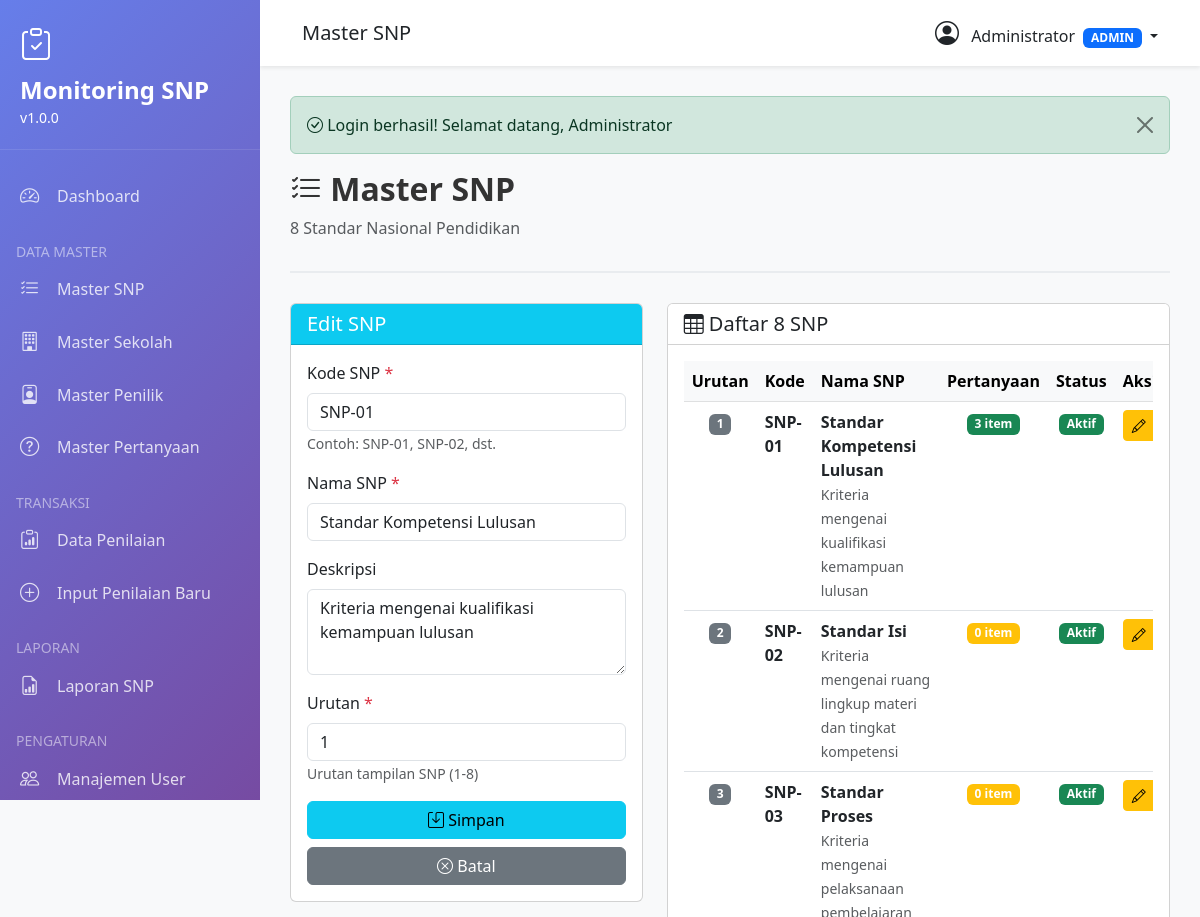
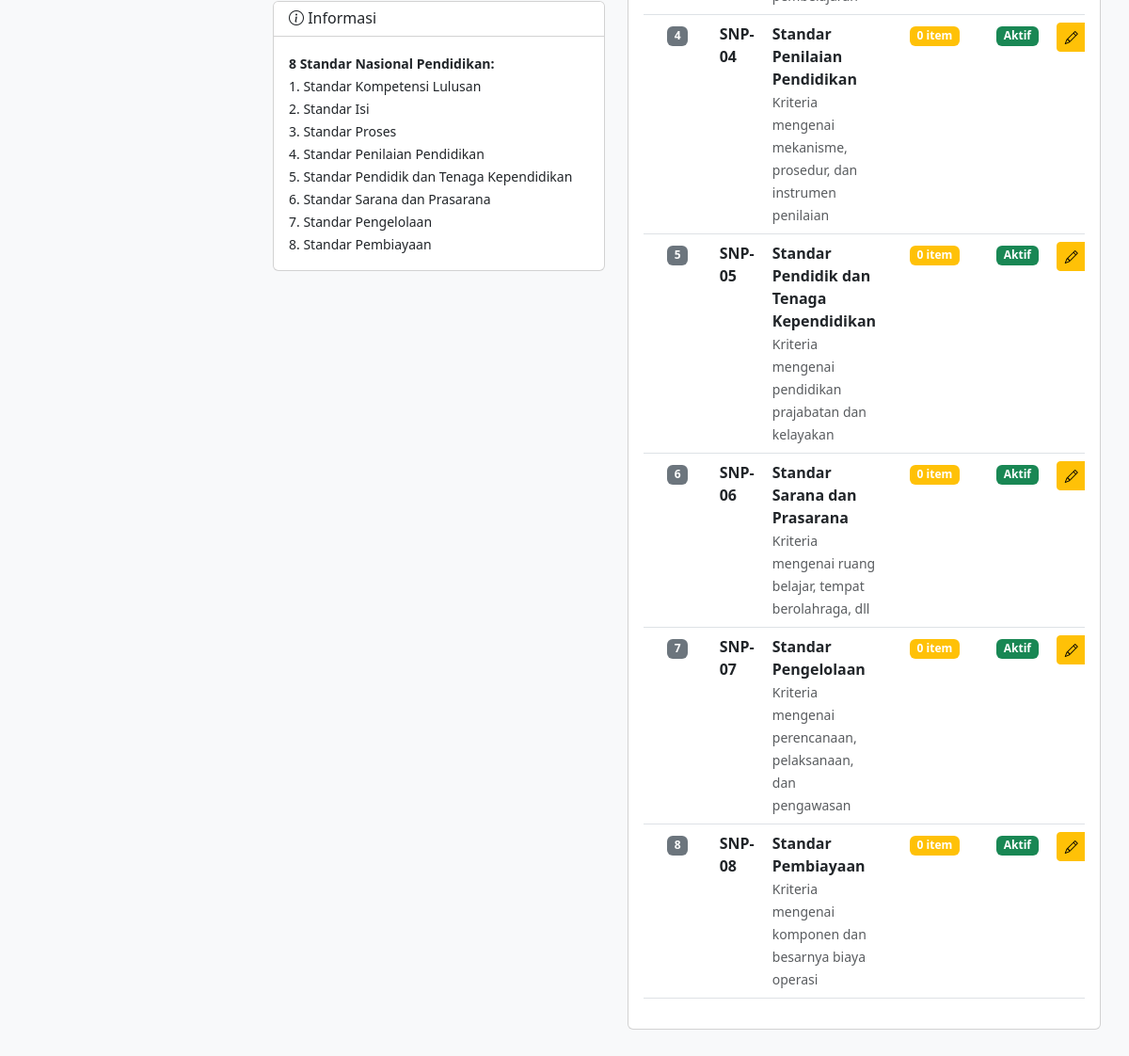
The page /modules/master-snp.php?edit=1 (signed in) on the database its author committed (2 pictures, top to bottom).
### tables this page shows
CREATE TABLE master_snp (
    id INT PRIMARY KEY AUTO_INCREMENT,
    kode_snp VARCHAR(10) UNIQUE NOT NULL,
    nama_snp VARCHAR(200) NOT NULL,
    deskripsi TEXT,
    urutan INT,
    is_active TINYINT(1) DEFAULT 1,
    created_at TIMESTAMP DEFAULT CURRENT_TIMESTAMP,
    updated_at TIMESTAMP DEFAULT CURRENT_TIMESTAMP ON UPDATE CURRENT_TIMESTAMP
);

### config/config.php (called while the page is built, shortened)
<?php
class Database {
    private static $instance = null;
    private $conn;
    private function __construct() {
        try {
            $this->conn = new mysqli(DB_HOST, DB_USER, DB_PASS, DB_NAME);
            $this->conn->set_charset("utf8");
        } catch (Exception $e) {
            die("ERROR: " . $e->getMessage());
        }
    }
    public static function getInstance() {
        if (self::$instance === null) {
            self::$instance = new Database();
        }
        return self::$instance;
    }
    public function query($sql) {
        return $this->conn->query($sql);
    }
}

### modules/master-snp.php (the view, shortened to what this page needs)
<?php
$db = Database::getInstance();
$pageTitle = 'Master SNP';
require_once '../includes/header.php';
$editData = null;
if (isset($_GET['edit'])) {
    $id = (int)$_GET['edit'];
    $editData = $db->query("SELECT * FROM master_snp WHERE id = $id")->fetch_assoc();
}
$dataSNP = $db->query("
    SELECT s.*,
           (SELECT COUNT(*) FROM pertanyaan_snp WHERE snp_id = s.id) as jumlah_pertanyaan
    FROM master_snp s
    ORDER BY s.urutan
")->fetch_all(MYSQLI_ASSOC);
?>
<div class="page-header">
    <h2><i class="bi bi-list-check"></i> <?php echo $pageTitle; ?></h2>
    <p class="text-muted">8 Standar Nasional Pendidikan</p>
</div>
<div class="row">
    <div class="col-md-5">
        <div class="card">
            <div class="card-header bg-info text-white">
                <h5 class="mb-0">
                    <?php echo $editData ? 'Edit' : 'Tambah'; ?> SNP
                </h5>
            </div>
            <div class="card-body">
                <form method="POST">
                    <div class="mb-3">
                        <label class="form-label">Kode SNP <span class="text-danger">*</span></label>
                        <input type="text" class="form-control" name="kode_snp"
                               value="<?php echo $editData['kode_snp'] ?? ''; ?>"
                               placeholder="SNP-01" required>
                        <small class="text-muted">Contoh: SNP-01, SNP-02, dst.</small>
                    </div>
                    <div class="mb-3">
                        <label class="form-label">Nama SNP <span class="text-danger">*</span></label>
                        <input type="text" class="form-control" name="nama_snp"
                               value="<?php echo $editData['nama_snp'] ?? ''; ?>"
                               placeholder="Standar Kompetensi Lulusan" required>
                    </div>
                    <div class="mb-3">
                        <label class="form-label">Deskripsi</label>
                        <textarea class="form-control" name="deskripsi" rows="3"
                                  placeholder="Deskripsi singkat tentang SNP ini..."><?php echo $editData['deskripsi'] ?? ''; ?></textarea>
                    </div>
                    <div class="mb-3">
                        <label class="form-label">Urutan <span class="text-danger">*</span></label>
                        <input type="number" class="form-control" name="urutan"
                               value="<?php echo $editData['urutan'] ?? '1'; ?>"
                               min="1" required>
                        <small class="text-muted">Urutan tampilan SNP (1-8)</small>
                    </div>
                    <div class="d-grid gap-2">
                        <button type="submit" class="btn btn-info">
                            <i class="bi bi-save"></i> Simpan
                        </button>
                        <?php if ($editData): ?>
                        <a href="<?php echo BASE_URL; ?>modules/master-snp.php" class="btn btn-secondary">
                            <i class="bi bi-x-circle"></i> Batal
                        </a>
                        <?php endif; ?>
                    </div>
                </form>
            </div>
        </div>
        <div class="card mt-3">
            <div class="card-header bg-white">
                <h6 class="mb-0"><i class="bi bi-info-circle"></i> Informasi</h6>
            </div>
            <div class="card-body">
                <small>
                    <strong>8 Standar Nasional Pendidikan:</strong><br>
                    1. Standar Kompetensi Lulusan<br>
                    2. Standar Isi<br>
                    3. Standar Proses<br>
                    4. Standar Penilaian Pendidikan<br>
                    5. Standar Pendidik dan Tenaga Kependidikan<br>
                    6. Standar Sarana dan Prasarana<br>
                    7. Standar Pengelolaan<br>
                    8. Standar Pembiayaan
                </small>
            </div>
        </div>
    </div>
    <div class="col-md-7">
        <div class="card">
            <div class="card-header bg-white">
                <h5 class="mb-0"><i class="bi bi-table"></i> Daftar 8 SNP</h5>
            </div>
            <div class="card-body">
                <div class="table-responsive">
                    <table class="table table-hover">
                        <thead class="table-light">
                            <tr>
                                <th width="50">Urutan</th>
                                <th width="100">Kode</th>
                                <th>Nama SNP</th>
                                <th width="100" class="text-center">Pertanyaan</th>
                                <th width="100" class="text-center">Status</th>
                                <th width="120">Aksi</th>
                            </tr>
                        </thead>
                        <tbody>
                            <?php foreach ($dataSNP as $item): ?>
                            <tr>
                                <td class="text-center">
                                    <span class="badge bg-secondary"><?php echo $item['urutan']; ?></span>
                                </td>
                                <td><strong><?php echo $item['kode_snp']; ?></strong></td>
                                <td>
                                    <strong><?php echo $item['nama_snp']; ?></strong><br>
                                    <small class="text-muted"><?php echo $item['deskripsi']; ?></small>
                                </td>
                                <td class="text-center">
                                    <?php if ($item['jumlah_pertanyaan'] > 0): ?>
                                    <span class="badge bg-success"><?php echo $item['jumlah_pertanyaan']; ?> item</span>
                                    <?php else: ?>
                                    <span class="badge bg-warning">0 item</span>
                                    <?php endif; ?>
                                </td>
                                <td class="text-center">
                                    <?php if ($item['is_active']): ?>
                                    <span class="badge bg-success">Aktif</span>
                                    <?php else: ?>
                                    <span class="badge bg-secondary">Non-Aktif</span>
                                    <?php endif; ?>
                                </td>
                                <td>
                                    <div class="btn-group" role="group">
                                        <a href="?edit=<?php echo $item['id']; ?>" class="btn btn-sm btn-warning" title="Edit">
                                            <i class="bi bi-pencil"></i>
                                        </a>
                                    </div>
                                </td>
                            </tr>
                            <?php endforeach; ?>
                        </tbody>
                    </table>
                </div>
            </div>
        </div>
    </div>
</div>
<?php require_once '../includes/footer.php'; ?>

### includes/header.php (style rules this page uses)
:root { --primary-color: #667eea; --secondary-color: #764ba2; --sidebar-width: 260px; }
body { font-family: 'Segoe UI', Tahoma, Geneva, Verdana, sans-serif; background-color: #f8f9fa; }
.page-header { margin-bottom: 30px; padding-bottom: 15px; border-bottom: 2px solid #e9ecef; }
.page-header h2 { color: #333; font-weight: 600; }

### rows shown on the page
master_snp: kode_snp "SNP-01", nama_snp "Standar Kompetensi Lulusan", deskripsi "Kriteria mengenai kualifikasi kemampuan lulusan", urutan "1", jumlah_pertanyaan "3", is_active "Aktif"
master_snp: urutan "2", kode_snp "SNP-02", nama_snp "Standar Isi", deskripsi "Kriteria mengenai ruang lingkup materi dan tingkat kompetensi", shows "0 item", is_active "Aktif"
master_snp: urutan "3", kode_snp "SNP-03", nama_snp "Standar Proses", deskripsi "Kriteria mengenai pelaksanaan pembelajaran", shows "0 item", is_active "Aktif"
master_snp: urutan "4", kode_snp "SNP-04", nama_snp "Standar Penilaian Pendidikan", deskripsi "Kriteria mengenai mekanisme, prosedur, dan instrumen penilaian", shows "0 item", is_active "Aktif"
master_snp: urutan "5", kode_snp "SNP-05", nama_snp "Standar Pendidik dan Tenaga Kependidikan", deskripsi "Kriteria mengenai pendidikan prajabatan dan kelayakan", shows "0 item", is_active "Aktif"
master_snp: urutan "6", kode_snp "SNP-06", nama_snp "Standar Sarana dan Prasarana", deskripsi "Kriteria mengenai ruang belajar, tempat berolahraga, dll", shows "0 item", is_active "Aktif"
master_snp: urutan "7", kode_snp "SNP-07", nama_snp "Standar Pengelolaan", deskripsi "Kriteria mengenai perencanaan, pelaksanaan, dan pengawasan", shows "0 item", is_active "Aktif"
master_snp: urutan "8", kode_snp "SNP-08", nama_snp "Standar Pembiayaan", deskripsi "Kriteria mengenai komponen dan besarnya biaya operasi", shows "0 item", is_active "Aktif"

### other values the page prints
APP_NAME "Monitoring SNP"
APP_VERSION "1.0.0"
$pageTitle "Master SNP"
$_SESSION['nama_lengkap'] "Administrator"
$_SESSION['role'] "ADMIN"
$flash['message'] "Login berhasil! Selamat datang, Administrator"
